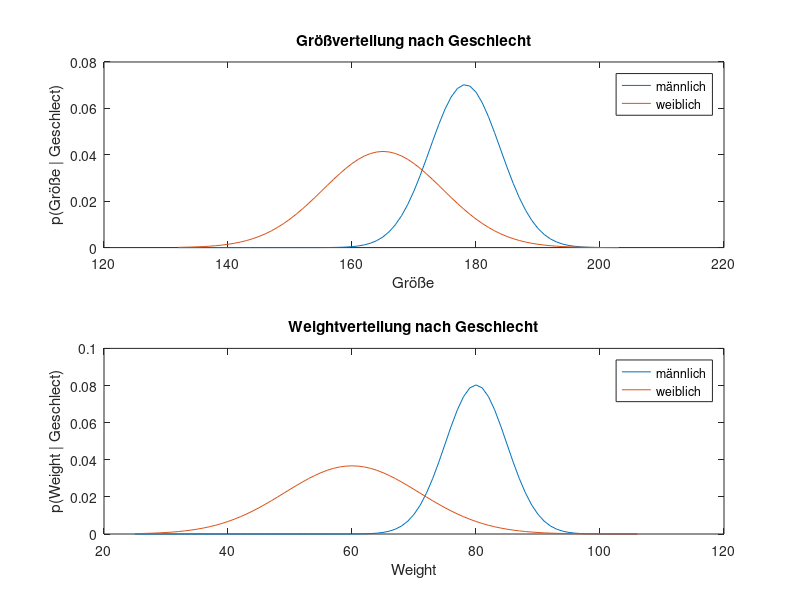
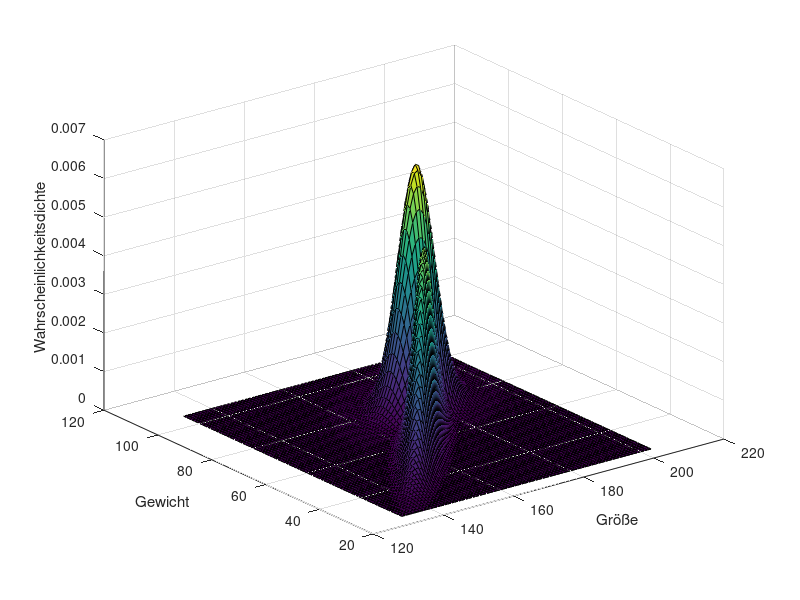
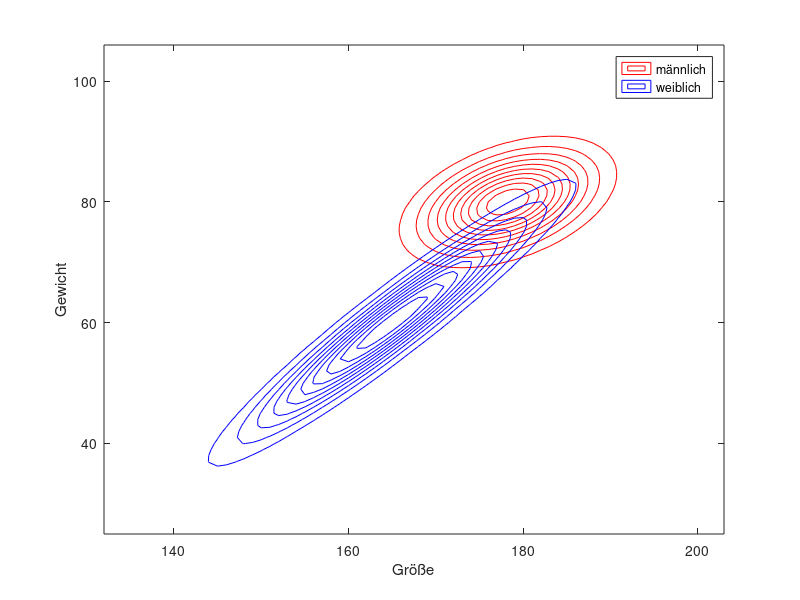

MATLAB code to generate these figures, in order: (Note: this script raises an error after producing the figures.)
%% Laden der Daten

    % TODO
    data = load('genderData.mat');
    
%% Schätzung der Parameter der Verteilungen

    height_m_in_cm = data.height_m_in_cm;
    height_f_in_cm = data.height_f_in_cm;
    weight_m_in_kg = data.weight_m_in_kg;
    weight_f_in_kg = data.weight_f_in_kg;
    
    % TODO
%     mean_height_m = 1/length(height_m_in_cm)*sum(height_m_in_cm);
%     mean_height_f = 1/length(height_f_in_cm)*sum(height_f_in_cm);
%     mean_weight_m = 1/length(weight_m_in_kg)*sum(weight_m_in_kg);
%     mean_weight_f = 1/length(weight_f_in_kg)*sum(weight_f_in_kg);
    mean_height_m = mean(height_m_in_cm);
    mean_height_f = mean(height_f_in_cm);
    mean_weight_m = mean(weight_m_in_kg);
    mean_weight_f = mean(weight_f_in_kg);
    
    var_height_m = sqrt(1/(length(height_m_in_cm)-1)*sum((height_m_in_cm - mean_height_m).^2));
    var_height_f = sqrt(1/(length(height_f_in_cm)-1)*sum((height_f_in_cm - mean_height_f).^2));
    var_weight_m = sqrt(1/(length(weight_m_in_kg)-1)*sum((weight_m_in_kg - mean_weight_m).^2));
    var_weight_f = sqrt(1/(length(weight_f_in_kg)-1)*sum((weight_f_in_kg - mean_weight_f).^2));
%     var_height_m = sqrt(var(height_m_in_cm));
%     var_height_f = var(height_f_in_cm);
%     var_weight_m = var(weight_m_in_kg);
%     var_weight_f = var(weight_f_in_kg);
%% Darstellung der geschätzen Verteilungen

    % TODO
    cov_m = cov(height_m_in_cm, weight_m_in_kg);
    cov_f = cov(height_f_in_cm, weight_f_in_kg);
    
    %% eindimensionale Verteilungen
    figure(1);
    subplot(2, 1, 1);
    xHeight = min(height_f_in_cm)-20 :1: max(height_m_in_cm)+20;
    ymHeight = pdf('Normal', xHeight, mean_height_m, var_height_m);
    yfHeight = pdf('Normal', xHeight, mean_height_f, var_height_f);
    xWeight = min(weight_f_in_kg)-20 :1: max(weight_m_in_kg)+20;
    ymWeight = pdf('Normal', xWeight, mean_weight_m, var_weight_m);
    yfWeight = pdf('Normal', xWeight, mean_weight_f, var_weight_f);
    
    plot(xHeight, ymHeight, xHeight, yfHeight);
    legend("männlich", "weiblich");
    title("Größverteilung nach Geschlecht");
    ylabel("p(Größe | Geschlect)");
    xlabel("Größe");
    
    subplot(2, 1, 2);
    plot(xWeight, ymWeight, xWeight, yfWeight);
    legend("männlich", "weiblich");
    title("Weightverteilung nach Geschlecht");
    ylabel("p(Weight | Geschlect)");
    xlabel("Weight");
    
    %% zweidimensionalen Verteilungen 
    [X1, X2] = meshgrid(xHeight, xWeight);
    X = [X1(:) X2(:)];
    
    mean_m = [mean_height_m mean_weight_m];
    ym = mvnpdf(X, mean_m, cov_m);
    ym = reshape(ym, length(xWeight), length(xHeight));
    
    mean_f = [mean_height_f mean_weight_f];
    yf = mvnpdf(X, mean_f, cov_f);
    yf = reshape(yf, length(xWeight), length(xHeight));
    
    % using surf
    figure(2)
    surf(xHeight, xWeight, ym)
    xlabel("Größe"), ylabel("Gewicht"), zlabel("Wahrscheinlichkeitsdichte");
    hold on;
    surf(xHeight, xWeight, yf)
%     legend("männlich", "weiblich");
    hold off;
    
    % using contour
    figure(3)
    contour(X1, X2, ym, 'r')
    xlabel("Größe"), ylabel("Gewicht"), zlabel("Wahrscheinlichkeitsdichte");
    hold on;
    contour(X1, X2, yf, 'b')
    
    legend("männlich", "weiblich");
    hold off;
%% Naiver Bayes Klassifikator
%  Variablen unabhängig, eindimensionale Normalverteilungen
    
    % TODO
    height_input = input("Bitte geben Sie die Größe: ");
    weight_input = input("Bitte geben Sie das Gewicht: ");
    clf_naive = NaiveGeschlechtClassify(height_input, weight_input, mean_height_m, mean_height_f, mean_weight_m, mean_weight_f, ...
        var_height_m, var_height_f, var_weight_m, var_weight_f);
    disp(["Based on Naive Classification, it was ", clf_naive])
    
%% Bayes Klassifikator
%  Variablen abhängig, mehrdimensionale Normalverteilung

    % TODO
    var_input = [height_input weight_input];
    clf_einfach = "männlich";
    
    prob_einfach_m = mvnpdf(var_input, mean_m, cov_m);      %% einfach Bayes Klassfication für Mann
    prob_einfach_f = mvnpdf(var_input, mean_f, cov_f);      %% einfach Bayes Klassfication für Frau
    if prob_einfach_f > prob_einfach_m
        clf_einfach = "weiblich";
    end
    disp(["Actually, it was ", clf_einfach])